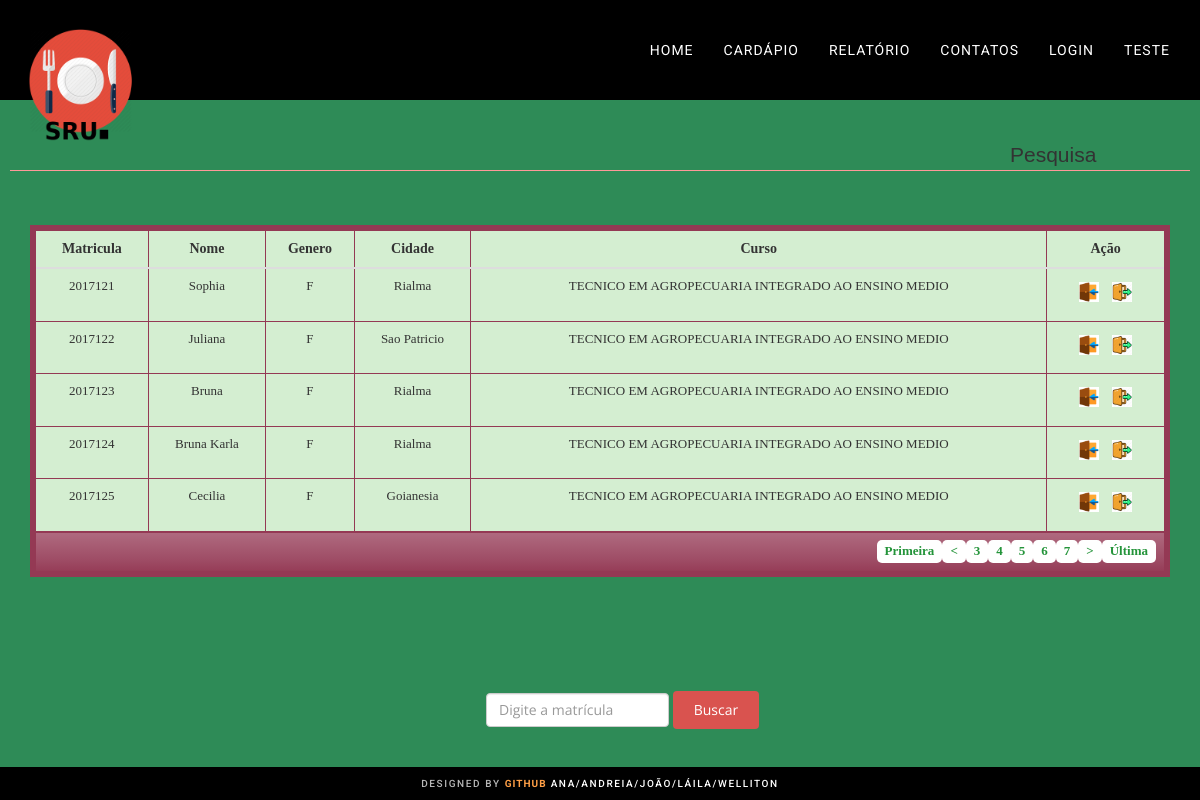
Screenshot of /index.php/homeController/resultado/20 with the database file from the repository.
### tables this page shows
CREATE TABLE IF NOT EXISTS `Usuario` (
  `idUsuario` INT NOT NULL AUTO_INCREMENT,
  `matricula` VARCHAR(45) NOT NULL,
  `nome` VARCHAR(60) NOT NULL,
  `genero` CHAR NULL,
  `cidadeOrigem` VARCHAR(45) NULL,
  `curso` VARCHAR(100) NULL,
  `idPerfil` INT NOT NULL,
  INDEX `fk_Usuarios_Perfil_idx` (`idPerfil` ASC),
  PRIMARY KEY (`idUsuario`),
  CONSTRAINT `fk_Usuarios_Perfil`
    FOREIGN KEY (`idPerfil`)
    REFERENCES `Perfil` (`idPerfil`)
    ON DELETE NO ACTION
    ON UPDATE NO ACTION);

### application/libraries/Template.php (called while the page is built, shortened)
<?php
class Template {
    function show($view, $data = array()) {
        $CI = & get_instance();
        $CI->load->view('template/header', $data);
        $CI->load->view($view, $data);
    }
}

### index.php (called while the page is built, shortened)
<?php
require_once BASEPATH.'core/CodeIgniter.php';

### application/models/Usuario_model.php (called while the page is built, shortened)
<?php
class Usuario_model extends CI_Model
{
    public function get_limite($limit, $start) {
        $this->db->limit($limit, $start);
        $query = $this->db->get("Usuario");
        return $query->result();
    }
}

### application/views/usuario/resultadoBusca.php (the view, shortened to what this page needs)
<div class="container table-responsive">
    <table class="table  table-hover">
        <tr class="tr">
            <th>Matricula</th>
            <th>Nome</th>
            <th>Genero</th>
            <th>Cidade</th>
            <th>Curso</th>
            <th>Ação</th>
        </tr>
 <?php
        if(isset($listagem)){
        ?>
        <tbody id="tbody">
            <?php foreach ($listagem as $resultado) : ?>
                <tr>
                    <td><?php echo $resultado->matricula; ?></td>
                    <td><?php echo $resultado->nome; ?></td>
                    <td><?php echo $resultado->genero; ?></td>
                    <td><?php echo $resultado->cidadeOrigem; ?></td>
                    <td><?php echo $resultado->curso; ?></td>
                    <td>
                        <a href="<?php echo base_url(); ?>index.php/movimento_controller/entrada/<?=$resultado->idUsuario?>">
                            <input type="image" src="<?php echo base_url(); ?>assets/images/entrada.png" class="iconTable">
                        </a>
                        <a href="<?php echo base_url(); ?>index.php/movimento_controller/saida/<?=$resultado->idUsuario?>">
                            <input type="image" src="<?php echo base_url(); ?>assets/images/saida.png" class="iconTable">
                        </a>
                    </td>
                <?php endforeach; ?>
                </tr>
        <tfoot>
            <tr>
                <td colspan="10">
                    <div class="links">
                    <?= $this->pagination->create_links();?>
                        </div>
                </td>
            </tr>
        </tfoot>
        </tbody>
        <?php
        }
        ?>
    </table>
    <?php
        include("BuscarUsuario.php");
    ?>
</div>

### assets/css/style.css (style rules this page uses)
body { padding-top: 140px; padding-left: 10px; padding-right: 10px; padding-bottom: 00px; background-color: #009966; font-family: "Open Sans", Sans-serif; }
a, a:hover, a:focus, a:active, a.active { outline: 0; }

### assets/css/estilo.css (style rules this page uses)
body { background-color:#2E8B57; }
table { font-family: Georgia, serif; border: 6px solid #943954; background-color: #D4EED1; width: 100%; text-align: center; margin-top: 3%; }
table td, th { border: 1px solid #943954; padding: 3px 2px; text-align: center; }
table tbody td { font-size: 13px; }
table tfoot { font-size: 13px; font-weight: bold; color: #F0F0F0; background: #943954; background: -moz-linear-gradient(top, #af6a7f 0%, #9e4c65 66%, #943954 100%); background: -webkit-linear-gradient(top, #af6a7f 0%, #9e4c65 66%, #943954 100%); background: linear-gradient(to bottom, #af6a7f 0%, #9e4c65 66%, #943954 100%); border-top: 1px solid #24943A; }
table tfoot .links { text-align: right; }
table tfoot .links a { display: inline-block; background: #FFFFFF; color: #24943A; padding: 2px 8px; border-radius: 5px; }
.iconTable { width: 30px; height: 30px; padding: 5px }

### rows the page displays
usuario: matricula "2017121", nome "Sophia", genero "F", cidadeOrigem "Rialma", curso "TECNICO EM AGROPECUARIA INTEGRADO AO ENSINO MEDIO"
usuario: matricula "2017122", nome "Juliana", genero "F", cidadeOrigem "Sao Patricio", curso "TECNICO EM AGROPECUARIA INTEGRADO AO ENSINO MEDIO"
usuario: matricula "2017123", nome "Bruna", genero "F", cidadeOrigem "Rialma", curso "TECNICO EM AGROPECUARIA INTEGRADO AO ENSINO MEDIO"
usuario: matricula "2017124", nome "Bruna Karla", genero "F", cidadeOrigem "Rialma", curso "TECNICO EM AGROPECUARIA INTEGRADO AO ENSINO MEDIO"
usuario: matricula "2017125", nome "Cecilia", genero "F", cidadeOrigem "Goianesia", curso "TECNICO EM AGROPECUARIA INTEGRADO AO ENSINO MEDIO"

### other values shown
$titulo "Pesquisa"
$this->pagination->create_links() "Primeira < 3 4 5 6 7 > Última"
